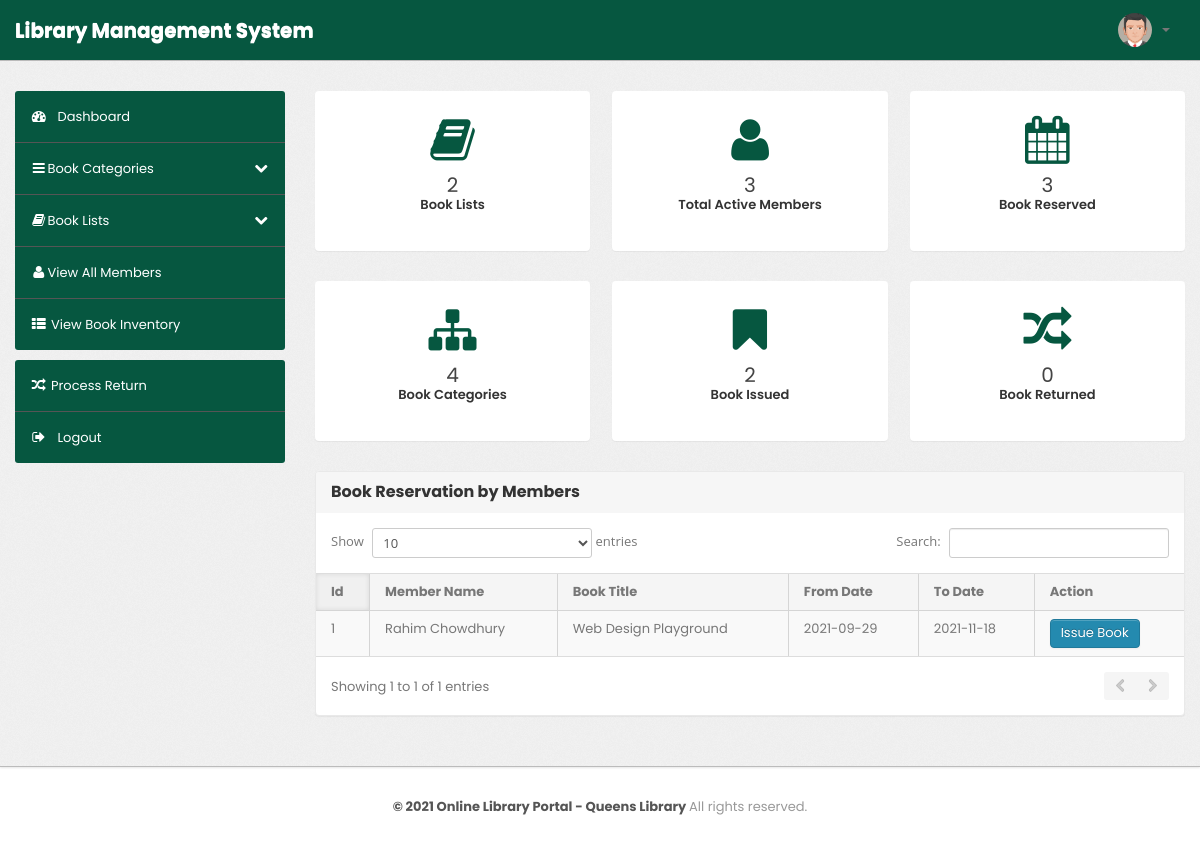
The page /admin/dashboard.php (signed in) on the database its author committed.
### tables this page shows
CREATE TABLE `member` (
  `member_id` int(11) NOT NULL,
  `fullname` varchar(200) NOT NULL,
  `email` varchar(200) NOT NULL,
  `password` varchar(200) NOT NULL,
  `phone` varchar(15) NOT NULL,
  `address` varchar(200) DEFAULT NULL,
  `userole` int(1) NOT NULL,
  `status` varchar(30) NOT NULL,
  `join_date` date NOT NULL,
  `image` text DEFAULT NULL
);

CREATE TABLE `booking` (
  `booking_id` int(11) NOT NULL,
  `book_id` int(11) NOT NULL,
  `member_id` int(11) NOT NULL,
  `date_booked` date NOT NULL,
  `from_date` date NOT NULL,
  `to_date` date NOT NULL,
  `status` int(1) NOT NULL
);

CREATE TABLE `book_info` (
  `book_id` int(11) NOT NULL,
  `ISBN` varchar(20) NOT NULL,
  `book_title` varchar(300) NOT NULL,
  `book_desc` text NOT NULL,
  `category_id` int(11) NOT NULL,
  `author` varchar(200) NOT NULL,
  `publisher` varchar(200) NOT NULL,
  `image` text NOT NULL,
  `pub_date` date NOT NULL,
  `quantity` int(10) NOT NULL,
  `available` int(30) NOT NULL
);

### admin/inc/admin/functions.php (called while the page is built)
<?php
 function countMember(){
 include 'inc/db.php';
 $query="SELECT * FROM member where userole=1 AND status=1";
 $queryData=mysqli_query($dbc,$query);
 $countMember=mysqli_num_rows($queryData);
 return $countMember;
 }
 function countCategories(){
 include 'inc/db.php';
 $query="SELECT * FROM book_cat";
 $queryData=mysqli_query($dbc,$query);
 $countCat=mysqli_num_rows($queryData);
 return $countCat;
 }
 function countbooks(){
 include 'inc/db.php';
 $query="SELECT * FROM book_info";
 $queryData=mysqli_query($dbc,$query);
 $countBooks=mysqli_num_rows($queryData);
 return $countBooks;
 }
 function countReservation(){
 include 'inc/db.php';
 $query="SELECT * FROM booking";
 $queryData=mysqli_query($dbc,$query);
 $countReservation=mysqli_num_rows($queryData);
 return $countReservation;
 }
 function countIssue(){
 include 'inc/db.php';
 $query="SELECT * FROM book_trans";
 $queryData=mysqli_query($dbc,$query);
 $countIssue=mysqli_num_rows($queryData);
 return $countIssue;
 }
 function countReturn(){
 include 'inc/db.php';
 $query="SELECT * FROM book_trans where status=3";
 $queryData=mysqli_query($dbc,$query);
 $countReturn=mysqli_num_rows($queryData);
 return $countReturn;
 }
 ?>

### admin/dashboard.php (the view, shortened to what this page needs)
<?php
include 'inc/admin/header.php';
include 'inc/admin/functions.php';
?>
<div class="wrapper">
 <div class="container">
  <div class="row">
   <div class="span3">
    <?php include 'inc/admin/sidebar.php'; ?>
   </div>
   <div class="span9">
    <div class="content">
     <div class="btn-controls">
      <div class="btn-box-row row-fluid">
       <a href="#" class="btn-box big span4"><i class="icon-book"></i><b><?php echo countBooks(); ?></b>
        <p class="text-muted">
         Book Lists</p>
       </a><a href="#" class="btn-box big span4"><i class="icon-user"></i><b><?php echo countMember(); ?></b>
        <p class="text-muted">
         Total Active Members</p>
       </a><a href="#" class="btn-box big span4"><i class="icon-calendar"></i><b><?php echo countReservation(); ?></b>
        <p class="text-muted">
         Book Reserved </p>
       </a>
      </div>
      <div class="btn-box-row row-fluid">
       <a href="#" class="btn-box big span4"><i class=" icon-sitemap"></i><b><?php echo countCategories(); ?></b>
        <p class="text-muted">
         Book Categories</p>
       </a><a href="#" class="btn-box big span4"><i class="icon-bookmark"></i><b><?php echo countIssue(); ?></b>
        <p class="text-muted">
         Book Issued</p>
       </a><a href="#" class="btn-box big span4"><i class="icon-random"></i><b><?php echo countReturn(); ?></b>
        <p class="text-muted">
         Book Returned</p>
       </a>
      </div>
     </div>
     <div class="module">
      <div class="module-head">
       <h3>Book Reservation by Members</h3>
      </div>
      <div class="module-body table">
       <table cellpadding="0" cellspacing="0" border="0" class="datatable-1 table table-bordered table-striped	 display"
        width="100%">
        <thead>
         <tr>
          <th>
           Id
          </th>
          <th>
           Member Name
          </th>
          <th>
           Book Title
          </th>
          <th>
           From Date
          </th>
          <th>
           To Date
          </th>
          <th>
           Action
          </th>
         </tr>
        </thead>
        <tbody>
         <?php
        $query = "SELECT * FROM booking where status=1 order by date_booked ASC";
           $allBooking = mysqli_query($dbc, $query);
           $i = 0;
          while ($row = mysqli_fetch_assoc($allBooking)) {
              $booking_id   = $row['booking_id'];
              $book_id      = $row['book_id'];
              $member_id    = $row['member_id'];
              $from_date    = $row['from_date'];
              $to_date      = $row['to_date'];
              $i++; ?>
         <tr class="odd gradeX">
          <td>
           <?php echo $i; ?>
          </td>
          <?php
            $query = "SELECT * FROM member where member_id='$member_id'";
           $allMember = mysqli_query($dbc, $query);
          while ($row = mysqli_fetch_array($allMember)) {
              $fullname   	  = $row['fullname']; ?>
          <td>
           <?php echo $fullname; ?>
          </td>
          <?php
          } ?>
          <?php
            $query = "SELECT * FROM book_info where book_id='$book_id'";
           $allBook = mysqli_query($dbc, $query);
          while ($row = mysqli_fetch_array($allBook)) {
              $books_title	  = $row['book_title']; ?>
          <td>
           <?php echo $books_title; ?>
          </td>
          <?php
          } ?>
          <td class="center">
           <?php echo $from_date; ?>
          </td>
          <td class="center">
           <?php echo $to_date; ?>
          </td>
          <td class="center">
           <a href="dashboard.php?bookingId=<?php echo $booking_id ; ?>" type="submit" class="btn btn-primary">Issue
            Book</a>
          </td>
         </tr>
         <?php
          } ?>
        </tbody>
       </table>
      </div>
     </div>
    </div>
   </div>
  </div>
 </div>
</div>
<?php
include 'inc/admin/footer.php';
?>

### admin/inc/admin/header.php (shortened to what this page needs)
<?php
include 'inc/db.php';
?>
<!DOCTYPE html>
<html lang="en">
<head>
 <head>
  <link type="text/css" href="./bootstrap/css/bootstrap.min.css" rel="stylesheet">
  <link type="text/css" href="./bootstrap/css/bootstrap-responsive.min.css" rel="stylesheet">
  <link type="text/css" href="./css/theme.css" rel="stylesheet">
  <link type="text/css" href="./images/icons/css/font-awesome.css" rel="stylesheet">
  <link href="https://cdnjs.cloudflare.com/ajax/libs/bootstrap-datepicker/1.3.0/css/datepicker.css" rel="stylesheet"
   type="text/css" />
  <link rel="stylesheet"
   href="https://cdn.jsdelivr.net/npm/@fortawesome/fontawesome-free@5.15.3/css/fontawesome.min.css"
>
 </head>
<body>
 <div class="navbar navbar-fixed-top">
  <div class="navbar-inner">
   <div class="container">
     <a class="brand" href="index.html">Library Management System </a>
    <div class="nav-collapse collapse navbar-inverse-collapse">
     <ul class="nav pull-right">
      <li class="nav-user dropdown">
       <a href="#" class="dropdown-toggle" data-toggle="dropdown">
        <?php
          $member_id=$_SESSION['member_id'];
          $query = "SELECT * FROM member where member_id='$member_id'";
          $readMember=mysqli_query($dbc,$query);
          while ($row=mysqli_fetch_array($readMember)) {
              $image=$row['image'];
          if(!empty($image)){ ?>
        <img src="../assets/img/member/<?php echo $image; ?>" class="nav-avatar" />
        <?php
          } else { ?>
        <img src="../assets/img/member/default.png" class="nav-avatar" />
        <?php
          }
        }
        ?> <b class="caret"></b>
       </a>
      </li>
     </ul>
    </div>
   </div>
  </div>
 </div>

### rows shown on the page
booking: from_date "2021-09-29", to_date "2021-11-18"
member: fullname "Rahim Chowdhury"
book_info: book_title "Web Design Playground"

### other values the page prints
countBooks() "2"
countMember() "3"
countReservation() "3"
countCategories() "4"
countIssue() "2"
countReturn() "0"
